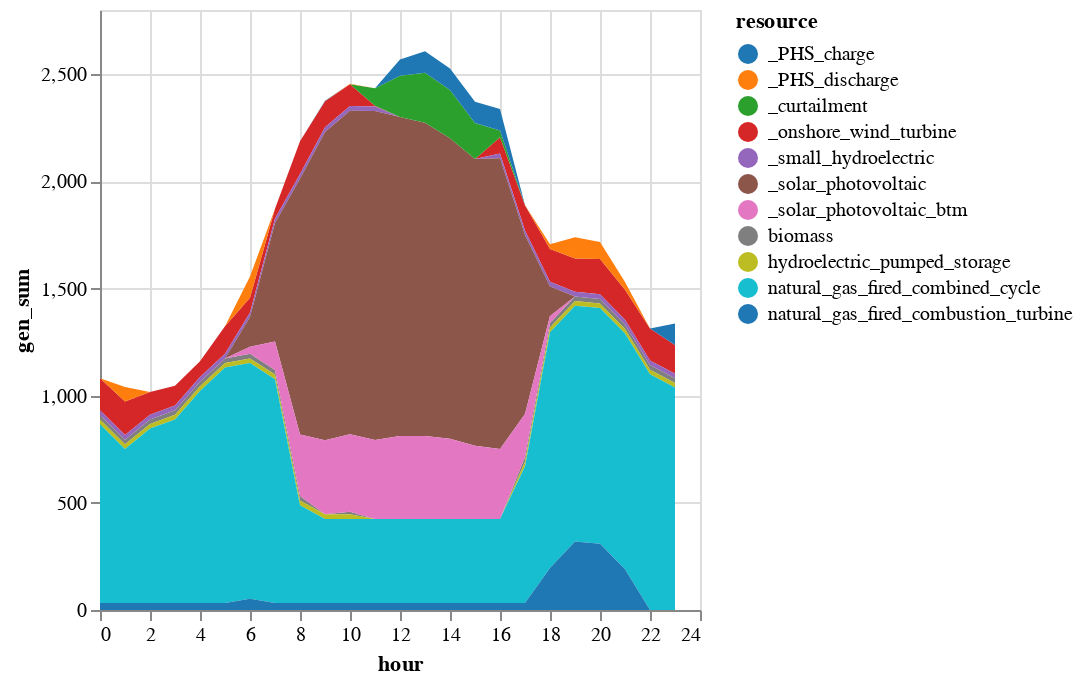

The code cell stored with this chart in its notebook:
### Code cell
# Plot stacked area chart of generation for the given day using vegalite

# Add in BTM solar and curtailment and plot results

# need to define T_period to use the code from Notebook 5
T_period = 1:24

sol_gen_batt = innerjoin(UC_solution_batt.gen, 
                    gen_df[!, [:r_id, :resource]], 
                    on = :r_id)
sol_gen_batt = combine(groupby(sol_gen_batt, [:resource, :hour]), 
            :gen => sum)

# Rename generators (for plotting purposes)
sol_gen_batt[sol_gen_batt.resource .== "solar_photovoltaic", :resource] .= "_solar_photovoltaic"
sol_gen_batt[sol_gen_batt.resource .== "onshore_wind_turbine", :resource] .= "_onshore_wind_turbine"
sol_gen_batt[sol_gen_batt.resource .== "small_hydroelectric", :resource] .= "_small_hydroelectric"

# BTM solar
btm = DataFrame(resource = repeat(["_solar_photovoltaic_btm"]; outer=length(T_period)), 
    hour = T_period,
    gen_sum = gen_variable_long[gen_variable_long.gen_full .== "wec_sdge_solar_photovoltaic_1.0",:cf] * 600)
append!(sol_gen_batt, btm)

# Curtailment
curtail = combine(groupby(UC_solution_batt.curtail, [:hour]),
            :curt => sum)
curtail[!, :resource] .= "_curtailment"
rename!(curtail, :curt_sum => :gen_sum)
append!(sol_gen_batt, curtail[:,[:resource, :hour, :gen_sum]])

# PHS Charge
PHS_charge = DataFrame(hour = T_period, charge = UC_solution_batt.charge)
PHS_charge[!, :resource] .= "_PHS_charge"
rename!(PHS_charge, :charge => :gen_sum)
append!(sol_gen_batt, PHS_charge[:,[:resource,:hour,:gen_sum]])

# PHS Discharge
PHS_discharge = DataFrame(hour = T_period, discharge = UC_solution_batt.discharge)
PHS_discharge[!, :resource] .= "_PHS_discharge"
rename!(PHS_discharge, :discharge => :gen_sum)
append!(sol_gen_batt, PHS_discharge[:,[:resource,:hour,:gen_sum]])

# Rescale hours
sol_gen_batt.hour = sol_gen_batt.hour .- T_period[1]

sol_gen_batt |>
@vlplot(:area, 
    x=:hour, y={:gen_sum, stack=:zero}, 
    color={"resource:n", scale={scheme="category10"}})

### Figure 1 — Vega-Lite specification as saved in the notebook (floating-point values rounded to 4 significant figures; data arrays with more than 128 entries replaced by an {"elided": "..."} marker saying what was removed)
{"data": {"values": {"elided": "264 records"}}, "encoding": {"color": {"field": "resource", "scale": {"scheme": "category10"}, "type": "nominal"}, "x": {"field": "hour", "type": "quantitative"}, "y": {"field": "gen_sum", "stack": "zero", "type": "quantitative"}}, "mark": "area"}
